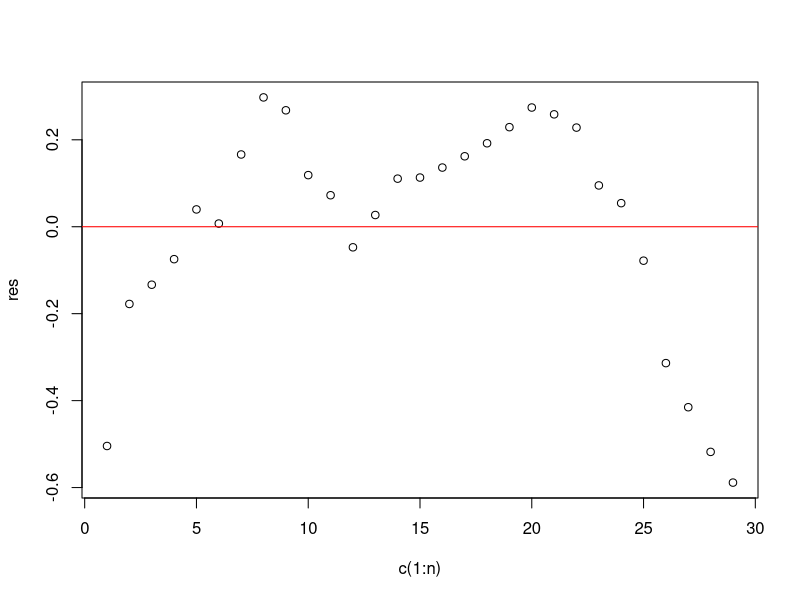
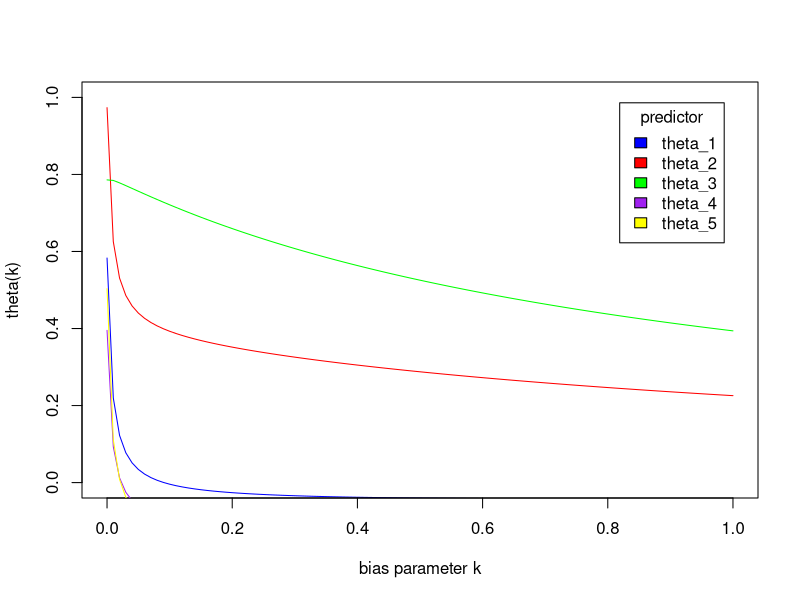

Write R code to recreate these figures, in order.
## Problem 1
#(a)
df <- read.csv("Crude-Oil-Production.txt", header = TRUE)
m_simple <- lm(log(Barrels)~Year,df)
n <- nrow(df)
res <- m_simple$residuals
plot(c(1:n),res)
abline(h=0, col="red")
#(b)
d <- sum((res[-1]-res[-n])^2)/sum(res^2)
#(c)
n1 <- sum(res>0)
n2 <- sum(res<0)
mu <- 2*n1*n2/(n1+n2)+1
sigma2 <- 2*n1*n2*(2*n1*n2-n1-n2)/((n1+n2)^2*(n1+n2-1))
(5-mu)/sqrt(sigma2)
#(d)
rho <- sum(res[-1]*res[-n])/sum(res^2)
Xstar <- df$Year[-1]-rho*df$Year[-n]
Ystar <- log(df$Barrels[-1])-rho*log(df$Barrels[-n])
m_1 <- lm(Ystar~Xstar)
n_1 <- length(Xstar)
res_1 <- m_1$residuals
d_1 <- sum((res_1[-1]-res_1[-n_1])^2)/sum(res_1^2)


## Problem 3
#(a)
df <- read.table("Advertising.txt", header = TRUE)
df_scale <- as.data.frame(scale(df))
X <- as.matrix(df_scale[,-1])
Y <- as.matrix(df_scale[,1])
n <- length(Y);p <- 5
k_seq <- seq(0,1,length.out = 101)
theta_res <- matrix(0, length(k_seq), p)
for (i in 1:101){
  theta_res[i,]<-solve(t(X)%*%X/(n-1)+k_seq[i]*diag(p))%*%(t(X)%*%Y/(n-1))
}
theta_res <- cbind(k_seq,theta_res)
plot(theta_res[,1],theta_res[,2], type = "l", col="blue", 
     ylim = c(0,1),xlab = "bias parameter k", ylab = "theta(k)")
lines(theta_res[,1],theta_res[,3], type = "l", col="red")
lines(theta_res[,1],theta_res[,4], type = "l", col="green")
lines(theta_res[,1],theta_res[,5], type = "l", col="purple")
lines(theta_res[,1],theta_res[,6], type = "l", col="yellow")
legend("topright", inset=.05, title="predictor",
       c("theta_1","theta_2","theta_3","theta_4","theta_5"), 
       fill=c("blue","red","green","purple","yellow"), horiz=FALSE)
#(b)
m_scale <- lm(S_t~.,df_scale)
summary(m_scale)
k1 <- p*sum((m_scale$residuals)^2)/(n-p-1)/sum((m_scale$coefficients[-1])^2)
theta_new<-solve(t(X)%*%X/(n-1)+k1*diag(p))%*%(t(X)%*%Y/(n-1))
k2 <- p*sum((m_scale$residuals)^2)/(n-p-1)/sum(theta_new^2)
theta_new<-solve(t(X)%*%X/(n-1)+k2*diag(p))%*%(t(X)%*%Y/(n-1))
k3 <- p*sum((m_scale$residuals)^2)/(n-p-1)/sum(theta_new^2)
theta_new<-solve(t(X)%*%X/(n-1)+k3*diag(p))%*%(t(X)%*%Y/(n-1))
k4 <- p*sum((m_scale$residuals)^2)/(n-p-1)/sum(theta_new^2)




